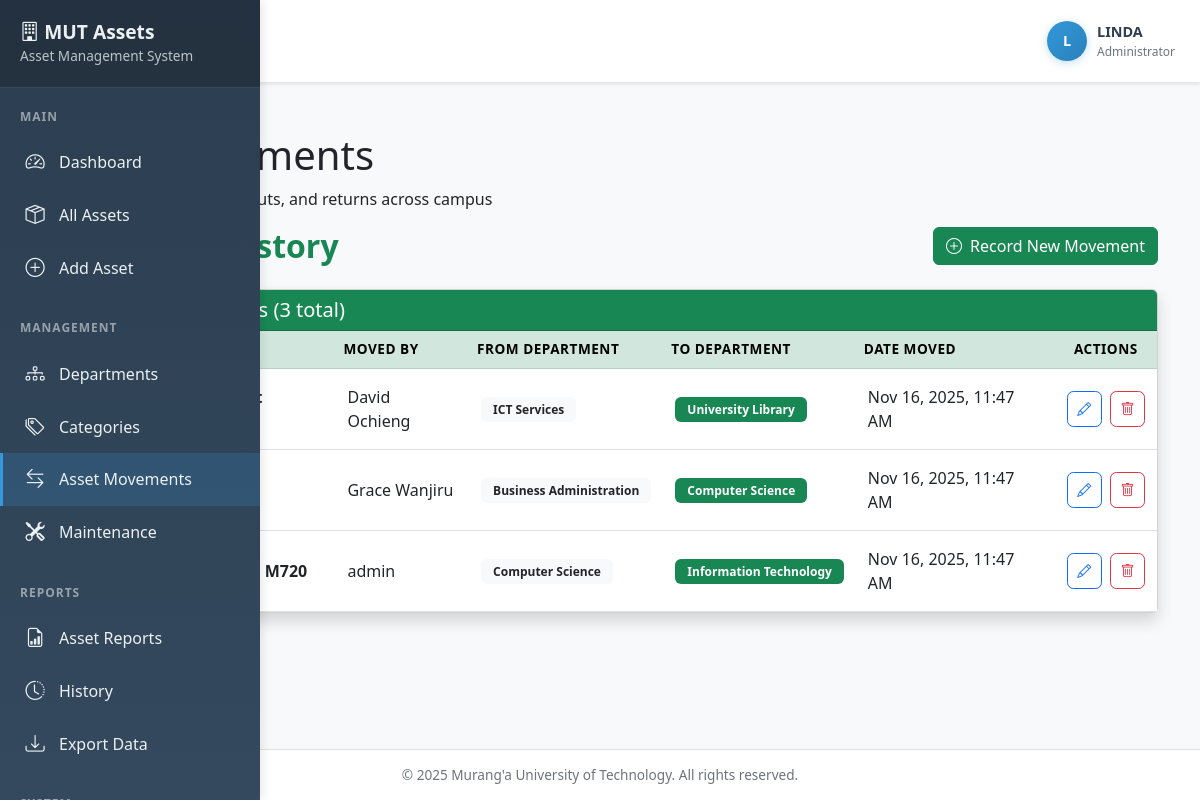
The page /movements/ (signed in) on the database its author committed.
### assets/models.py (models this page shows, shortened)
class AssetMovement(models.Model):
    asset = models.ForeignKey(Asset, on_delete=models.CASCADE)
    from_department = models.ForeignKey(Department, related_name='moved_from', on_delete=models.SET_NULL, null=True)
    to_department = models.ForeignKey(Department, related_name='moved_to', on_delete=models.SET_NULL, null=True)
    moved_by = models.ForeignKey(User, on_delete=models.SET_NULL, null=True)
    date_moved = models.DateTimeField(auto_now_add=True)
    remarks = models.TextField(blank=True)
    class Meta:
        ordering = ['-date_moved']

class Asset(models.Model):
    STATUS_CHOICES = [
        ('Available', 'Available'),
        ('In Use', 'In Use'),
        ('Under Maintenance', 'Under Maintenance'),
        ('Disposed', 'Disposed'),
    ]
    name = models.CharField(max_length=100)
    category = models.ForeignKey(AssetCategory, on_delete=models.SET_NULL, null=True)
    serial_number = models.CharField(max_length=100, unique=True)
    department = models.ForeignKey(Department, on_delete=models.SET_NULL, null=True)
    assigned_to = models.ForeignKey(User, on_delete=models.SET_NULL, null=True, blank=True)
    purchase_date = models.DateField()
    condition = models.CharField(max_length=50, default="Good")
    status = models.CharField(max_length=30, choices=STATUS_CHOICES, default='Available')
    description = models.TextField(blank=True)
    date_added = models.DateTimeField(auto_now_add=True)
    current_user = models.CharField(max_length=100, blank=True, null=True)
    last_checked_out = models.DateTimeField(blank=True, null=True)
    expected_return_time = models.DateTimeField(blank=True, null=True)
    class Meta:
        ordering = ['-date_added']

class Department(models.Model):
    name = models.CharField(max_length=100)
    location = models.CharField(max_length=100, blank=True)
    head_of_department = models.CharField(max_length=100, blank=True, null=True)
    def __str__(self):
        return self.name
    class Meta:
        ordering = ['name']

### assets/views.py (the view)
# urls.py: path('movements/', views.movement_list, name='movement_list'),
@login_required
def movement_list(request):
    movements = AssetMovement.objects.select_related('asset', 'from_department', 'to_department').order_by('-date_moved')
    return render(request, 'assets/movement_list.html', {'movements': movements})

### templates/assets/movement_list.html (shortened to what this page needs)
{% extends 'base.html' %}
{% load static %}
{% block content %}
<div class="container mt-4">
  <div class="page-header">
    <h1 class="page-title">Asset Movements</h1>
    <p class="page-subtitle">Track asset transfers, checkouts, and returns across campus</p>
  </div>
  <div class="d-flex justify-content-between align-items-center mb-4">
    <h2 class="text-success fw-bold mb-0">Movement History</h2>
    <a href="{% url 'add_movement' %}" class="btn btn-success">
      <i class="bi bi-plus-circle me-2"></i>Record New Movement
    </a>
  </div>
  {% if movements %}
  <div class="card shadow">
    <div class="card-header bg-success text-white">
      <h5 class="card-title mb-0">
        <i class="bi bi-arrow-left-right me-2"></i>Movement Records ({{ movements.count }} total)
      </h5>
    </div>
    <div class="card-body p-0">
      <div class="table-responsive">
        <table class="table table-hover mb-0">
          <thead class="table-success">
            <tr>
              <th class="ps-4">#</th>
              <th>Asset</th>
              <th>Moved By</th>
              <th>From Department</th>
              <th>To Department</th>
              <th>Date Moved</th>
              <th class="text-center">Actions</th>
            </tr>
          </thead>
          <tbody>
            {% for move in movements %}
            <tr>
              <td class="ps-4 fw-semibold">{{ forloop.counter }}</td>
              <td class="fw-semibold">{{ move.asset.name }}</td>
              <td>{{ move.moved_by.get_full_name|default:move.moved_by.username }}</td>
              <td>
                {% if move.from_department %}
                  <span class="badge bg-light text-dark">{{ move.from_department }}</span>
                {% else %}
                  <span class="text-muted">-</span>
                {% endif %}
              </td>
              <td>
                {% if move.to_department %}
                  <span class="badge bg-success">{{ move.to_department }}</span>
                {% else %}
                  <span class="text-muted">-</span>
                {% endif %}
              </td>
              <td>{{ move.date_moved|date:"M d, Y, h:i A" }}</td>
              <td>
                <div class="d-flex justify-content-center gap-2">
                  <a href="{% url 'edit_movement' move.id %}" class="btn btn-sm btn-outline-primary" title="Edit Movement">
                    <i class="bi bi-pencil"></i>
                  </a>
                  <a href="{% url 'delete_movement' move.id %}" class="btn btn-sm btn-outline-danger" title="Delete Movement">
                    <i class="bi bi-trash"></i>
                  </a>
                </div>
              </td>
            </tr>
            {% endfor %}
          </tbody>
        </table>
      </div>
    </div>
  </div>
  {% endif %}
</div>
{% endblock %}

### templates/base.html (shortened to what this page needs)
{% load static %}
<!DOCTYPE html>
<html lang="en">
<head>
    <link href="https://cdn.jsdelivr.net/npm/bootstrap@5.3.0/dist/css/bootstrap.min.css" rel="stylesheet">
    <link rel="stylesheet" href="https://cdn.jsdelivr.net/npm/bootstrap-icons@1.11.0/font/bootstrap-icons.css">
</head>
<body>
    <div class="sidebar" id="sidebar">
        <div class="sidebar-header">
            <h3><i class="bi bi-building"></i> MUT Assets</h3>
            <small>Asset Management System</small>
        </div>
        <div class="sidebar-menu">
            <div class="menu-section">
                <div class="menu-section-title">Main</div>
                <a href="{% url 'dashboard' %}" class="{% if request.resolver_match.url_name == 'dashboard' %}active{% endif %}">
                    <i class="bi bi-speedometer2"></i>
                    <span>Dashboard</span>
                </a>
                <a href="#" class="{% if request.resolver_match.url_name == 'asset_list' %}active{% endif %}">
                    <i class="bi bi-box-seam"></i>
                    <span>All Assets</span>
                </a>
                <a href="#" class="{% if request.resolver_match.url_name == 'asset_create' %}active{% endif %}">
                    <i class="bi bi-plus-circle"></i>
                    <span>Add Asset</span>
                </a>
            </div>
            <div class="menu-section">
                <div class="menu-section-title">Management</div>
                <a href="#" class="{% if request.resolver_match.url_name == 'department_list' %}active{% endif %}">
                    <i class="bi bi-diagram-3"></i>
                    <span>Departments</span>
                </a>
                <a href="#" class="{% if request.resolver_match.url_name == 'category_list' %}active{% endif %}">
                    <i class="bi bi-tags"></i>
                    <span>Categories</span>
                </a>
                <a href="#" class="{% if request.resolver_match.url_name == 'movement_list' %}active{% endif %}">
                    <i class="bi bi-arrow-left-right"></i>
                    <span>Asset Movements</span>
                </a>
                <a href="#" class="{% if request.resolver_match.url_name == 'maintenance_list' %}active{% endif %}">
                    <i class="bi bi-tools"></i>
                    <span>Maintenance</span>
                </a>
            </div>
            <div class="menu-section">
                <div class="menu-section-title">Reports</div>
                <a href="#" class="{% if request.resolver_match.url_name == 'reports' %}active{% endif %}">
                    <i class="bi bi-file-earmark-bar-graph"></i>
                    <span>Asset Reports</span>
                </a>
                <a href="#" class="{% if request.resolver_match.url_name == 'history' %}active{% endif %}">
                    <i class="bi bi-clock-history"></i>
                    <span>History</span>
                </a>
                <a href="#" class="{% if request.resolver_match.url_name == 'export' %}active{% endif %}">
                    <i class="bi bi-download"></i>
                    <span>Export Data</span>
                </a>
            </div>
            <div class="menu-section">
                <div class="menu-section-title">System</div>
            </div>
        </div>
    </div>
    <div class="main-content" id="mainContent">
        <div class="top-navbar">
            <div class="navbar-left">
                <button class="menu-toggle" id="menuToggle" aria-label="Toggle Navigation Menu">
                    <i class="bi bi-list"></i>
                </button>
                <span class="navbar-title">{% block page_title %}Dashboard{% endblock %}</span>
            </div>
            <div class="navbar-right">
                <div class="user-info">
                    <div class="user-avatar" title="{{ user.get_full_name|default:user.username }}">
                        {% if user.first_name and user.last_name %}
                            {{ user.first_name|first|upper }}{{ user.last_name|first|upper }}
                        {% else %}
                            {{ user.username|first|upper }}
                        {% endif %}
                    </div>
                    <div class="user-details">
                        <span class="user-name">{{ user.get_full_name|default:user.username }}</span>
                        <span class="user-role">
                            {% if user.is_superuser %}
                                Administrator
                            {% else %}
                                Staff Member
                            {% endif %}
                        </span>
                    </div>
                </div>
            </div>
        </div>
        <div class="content-area">
            {% block content %}{% endblock %}
        </div>
        <div class="footer">
            &copy; 2025 Murang'a University of Technology. All rights reserved.
        </div>
    </div>
</body>
</html>

### templates/base.html (style rules this page uses)
:root { --sidebar-width: 260px; --primary-color: #2c3e50; --secondary-color: #34495e; --accent-color: #3498db; --hover-color: #2980b9; --text-light: #ecf0f1; --border-color: #e0e0e0; --success-color: #27ae60; --warning-color: #f39c12; --danger-color: #e74c3c; }
* { margin: 0; padding: 0; box-sizing: border-box; }
body { font-family: 'Segoe UI', Tahoma, Geneva, Verdana, sans-serif; background-color: #f8f9fa; overflow-x: hidden; }
.sidebar { position: fixed; top: 0; left: -var(--sidebar-width); width: var(--sidebar-width); height: 100vh; background: linear-gradient(180deg, var(--primary-color) 0%, var(--secondary-color) 100%); transition: left 0.3s ease-in-out; z-index: 1000; box-shadow: 2px 0 10px rgba(0,0,0,0.1); overflow-y: auto; }
.sidebar-header { padding: 20px; background: rgba(0,0,0,0.2); border-bottom: 1px solid rgba(255,255,255,0.1); }
.sidebar-header h3 { color: var(--text-light); font-size: 1.2rem; margin: 0; font-weight: 600; }
.sidebar-header small { color: rgba(255,255,255,0.7); font-size: 0.85rem; }
.sidebar-menu { padding: 20px 0; }
.menu-section { margin-bottom: 25px; }
.menu-section-title { color: rgba(255,255,255,0.5); font-size: 0.75rem; text-transform: uppercase; letter-spacing: 1px; padding: 0 20px; margin-bottom: 10px; font-weight: 600; }
.sidebar-menu a { display: flex; align-items: center; padding: 12px 20px; color: var(--text-light); text-decoration: none; transition: all 0.3s ease; border-left: 3px solid transparent; }
.sidebar-menu a.active { background: rgba(52, 152, 219, 0.2); border-left-color: var(--accent-color); }
.sidebar-menu a i { font-size: 1.2rem; margin-right: 12px; width: 24px; text-align: center; }
.main-content { margin-left: 0; transition: margin-left 0.3s ease-in-out; min-height: 100vh; display: flex; flex-direction: column; }
.top-navbar { background: white; box-shadow: 0 2px 4px rgba(0,0,0,0.1); padding: 15px 25px; display: flex; justify-content: space-between; align-items: center; position: sticky; top: 0; z-index: 999; }
.navbar-left { display: flex; align-items: center; gap: 15px; }
.menu-toggle { background: none; border: none; font-size: 1.5rem; color: var(--primary-color); cursor: pointer; padding: 8px 12px; border-radius: 8px; transition: all 0.3s; display: flex; align-items: center; justify-content: center; }
.navbar-title { font-size: 1.3rem; font-weight: 600; color: var(--primary-color); }
.navbar-right { display: flex; align-items: center; gap: 20px; }
.user-info { display: flex; align-items: center; gap: 10px; }
.user-avatar { width: 40px; height: 40px; border-radius: 50%; background: linear-gradient(135deg, var(--accent-color), var(--hover-color)); display: flex; align-items: center; justify-content: center; color: white; font-weight: 600; font-size: 0.9rem; box-shadow: 0 2px 8px rgba(52, 152, 219, 0.3); }
.user-details { display: flex; flex-direction: column; }
.user-name { font-weight: 600; color: var(--primary-color); font-size: 0.9rem; }
.user-role { font-size: 0.75rem; color: #6c757d; }
.content-area { padding: 25px; flex: 1; }
.footer { background: white; padding: 15px 25px; text-align: center; color: #6c757d; font-size: 0.85rem; border-top: 1px solid var(--border-color); margin-top: auto; }
a, button, .menu-toggle { -webkit-tap-highlight-color: transparent; }

### templates/assets/movement_list.html (style rules this page uses)
.table th { font-weight: 600; text-transform: uppercase; font-size: 0.85rem; letter-spacing: 0.5px; }
.table td { vertical-align: middle; padding: 1rem 0.75rem; }
.btn-sm { padding: 0.4rem 0.6rem; border-radius: 0.4rem; }
.badge { font-size: 0.75rem; padding: 0.4rem 0.75rem; }

### rows shown on the page
AssetMovement: asset.name "TP-Link Access Point AC1750", moved_by.get_full_name "David Ochieng", from_department "ICT Services", to_department "University Library", date_moved "Nov 16, 2025, 11:47 AM"
AssetMovement: asset.name "Sony VPL-FHZ58", moved_by.get_full_name "Grace Wanjiru", from_department "Business Administration", to_department "Computer Science", date_moved "Nov 16, 2025, 11:47 AM"
AssetMovement: asset.name "Lenovo ThinkCentre M720", moved_by.get_full_name "admin", from_department "Computer Science", to_department "Information Technology", date_moved "Nov 16, 2025, 11:47 AM"

### other values the page prints
{{ user.username|first|upper }} "L"
{{ user.get_full_name|default:user.username }} "LINDA"
{{ movements.count }} "3"
